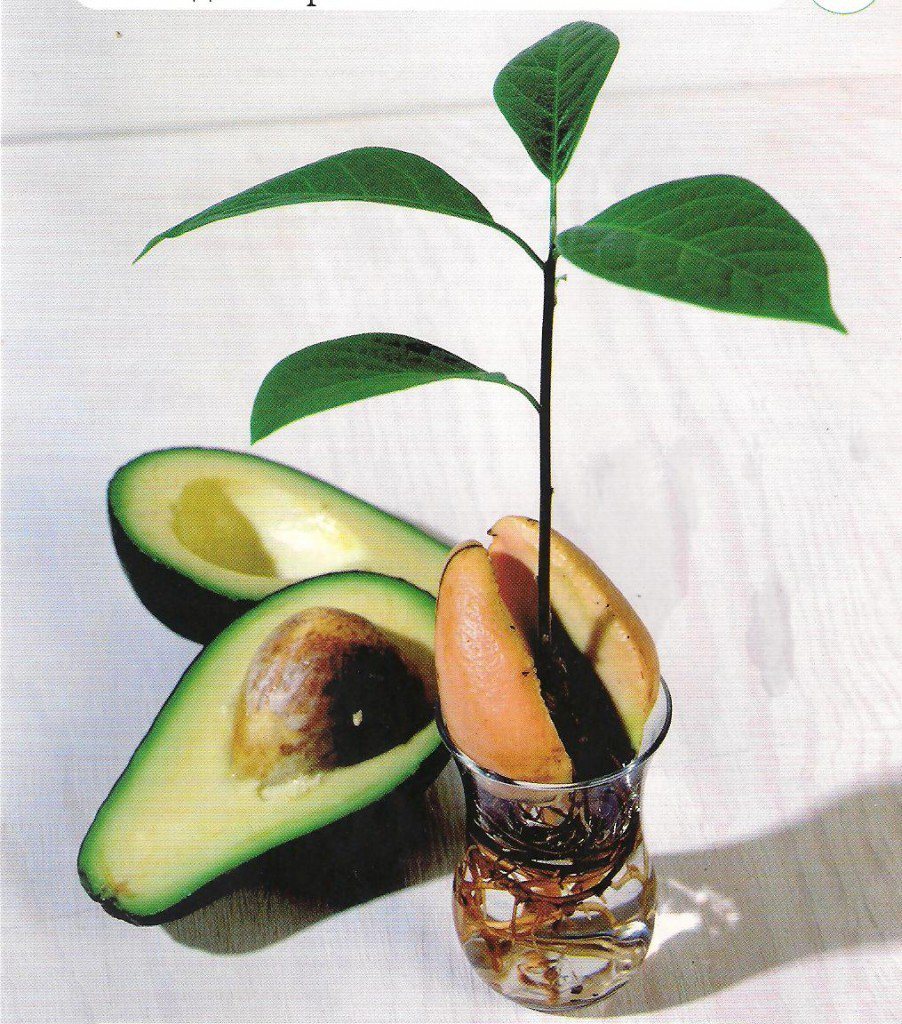
#> input picture CMS-7-sem-/Lab1/images/pic01.jpg, 902 x 1024 px, given in place of the camera
$ python index.py   (older library calls are emulated)
#> lines starting #> are read from the running program, lines starting #| are printed output that depends on the picture; after the words box and inside, x2 and y2 are one past the last pixel; in counts of white or black regions, pixels touching at a corner belong together
import cv2

cap = cv2.VideoCapture(0)

while True:
    ret, img = cap.read()
#> img is the input picture: shape (1024, 902, 3); mean B, G, R 176, 189, 190.3
    cv2.imshow("camera", img)
    if cv2.waitKey(10) == 27:  # Клавиша Esc
#> (key Esc is pressed here)
        break

while True:
    ret, img = cap.read()
    gray = cv2.cvtColor(img, cv2.COLOR_BGR2GRAY )
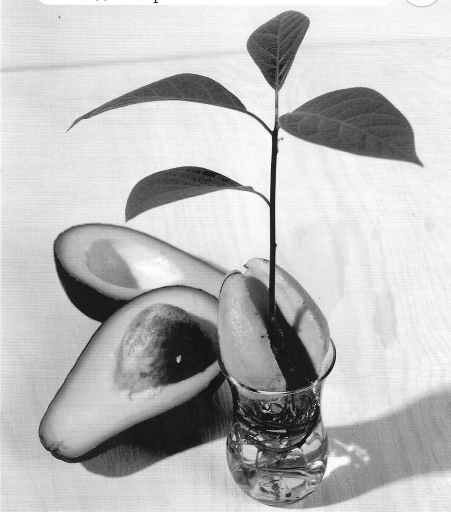
#> gray: shape (1024, 902) (shown at 1/2 size); min 0, max 255, mean 187.9
    sobel_horizontal = cv2.Sobel(gray, cv2.CV_16S, 1, 0)
    sobel_vertical = cv2.Sobel(gray, cv2.CV_16S, 0, 1)
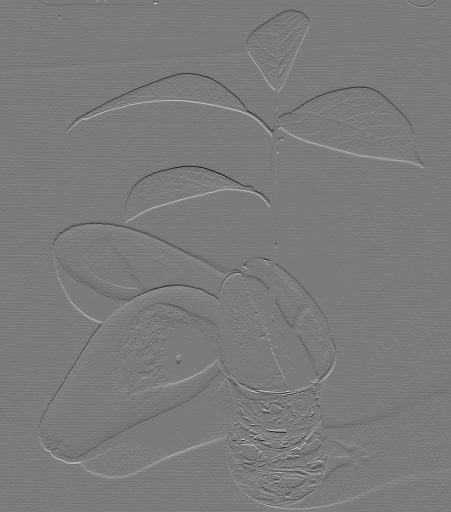
#> sobel_vertical: shape (1024, 902) int16 (shown at 1/2 size); min -881, max 941, mean -0.2; drawn with min black and max white
    mat_hor = cv2.convertScaleAbs(sobel_horizontal)
    mat_vert = cv2.convertScaleAbs(sobel_vertical)
    cv2.imshow('Sobel_X', mat_hor)
    cv2.imshow('Sobel_Y', mat_vert)
    if cv2.waitKey(10) == 27:
#> (key Esc is pressed here)
        break

while True:
    ret, frame = cap.read()
    gray = cv2.cvtColor(frame, cv2.COLOR_BGR2GRAY)
    laplacian = cv2.Laplacian(gray, cv2.CV_64F)
    mat = cv2.convertScaleAbs(laplacian)
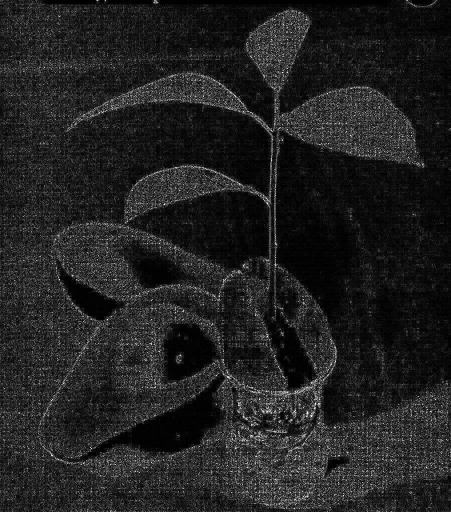
#> mat: shape (1024, 902) (shown at 1/2 size); min 0, max 255, mean 33.3
    cv2.imshow('Laplacian', mat)
    if cv2.waitKey(10) == 27:
#> (key Esc is pressed here)
        break

while True:
    ret, frame = cap.read()
    gray = cv2.cvtColor(frame, cv2.COLOR_BGR2GRAY)
    canny = cv2.Canny(gray, 100, 200)
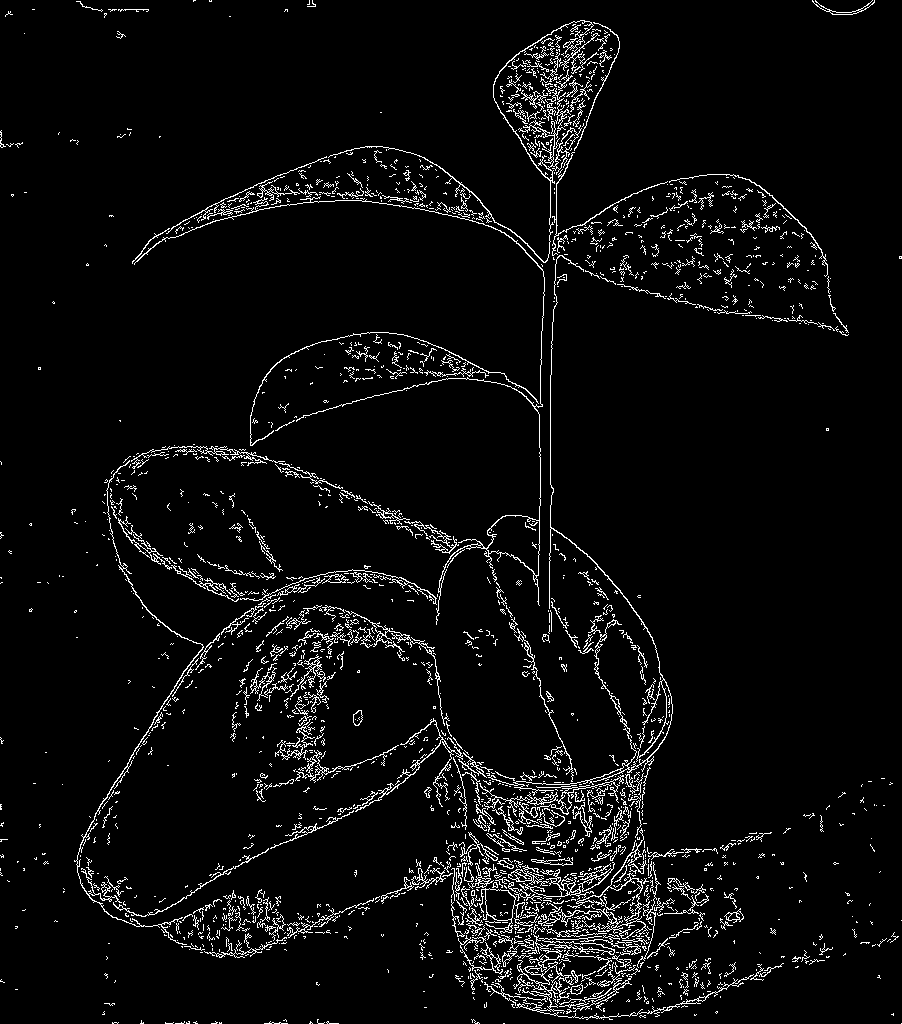
#> canny: shape (1024, 902); 4.5% white in thin lines or dots
    cv2.imshow('Canny', canny)
    if cv2.waitKey(10) == 27:
#> (key Esc is pressed here)
        break

cap.release()
cv2.destroyAllWindows()

$ run again, on CMS-7-sem-/Lab1/images/pic03.jpg
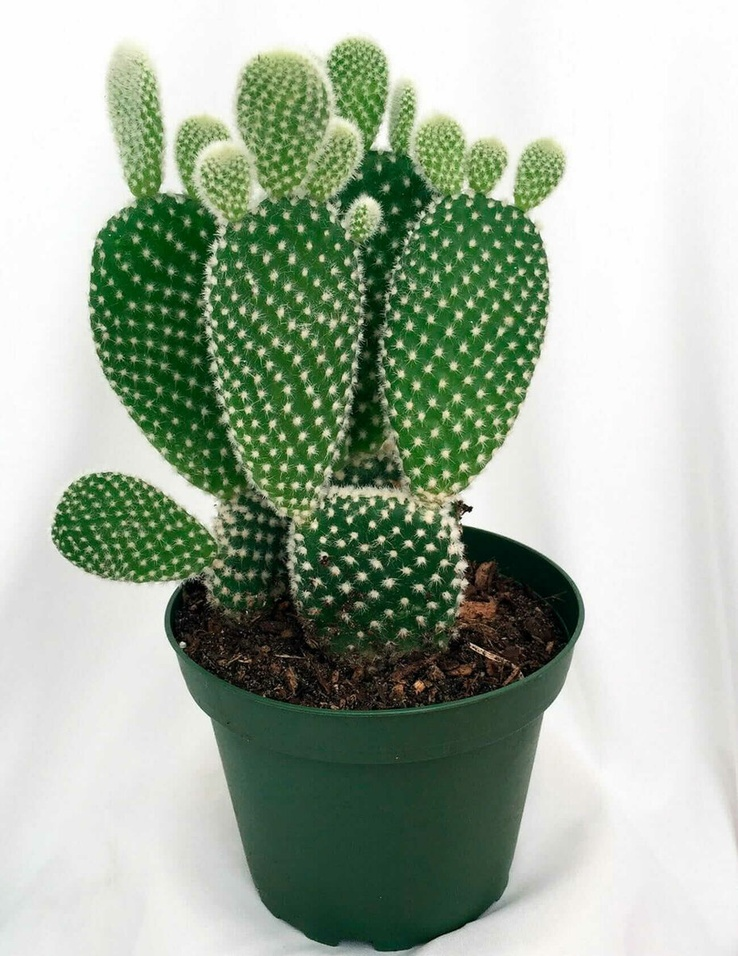
#> input picture CMS-7-sem-/Lab1/images/pic03.jpg, 738 x 956 px, shrunk from 927 x 1200 before the run, given in place of the camera
#> img is the input picture: shape (956, 738, 3); mean B, G, R 158.6, 175.5, 162
#> `laplacian = cv2.Laplacian(gray, cv2.CV_64F)`:
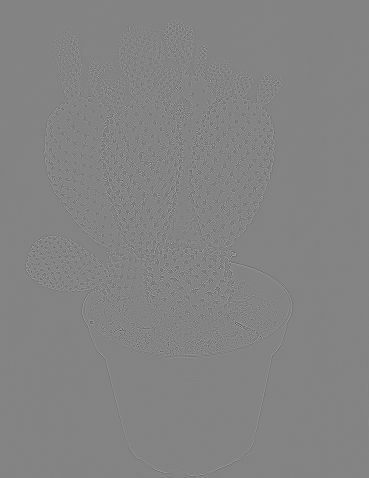
#> laplacian: shape (956, 738) float64 (shown at 1/2 size); min -406, max 379, mean 0; drawn with min black and max white
#> `canny = cv2.Canny(gray, 100, 200)`:
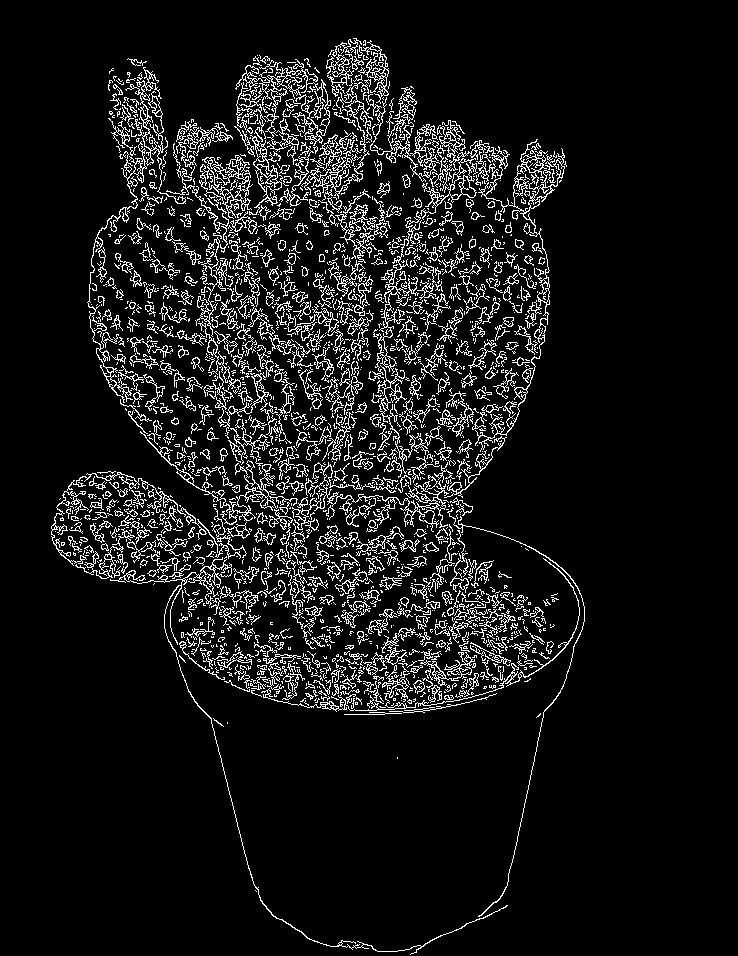
#> canny: shape (956, 738); 8.5% white in thin lines or dots, all inside (x1, y1, x2, y2) = (51, 38, 585, 955)
